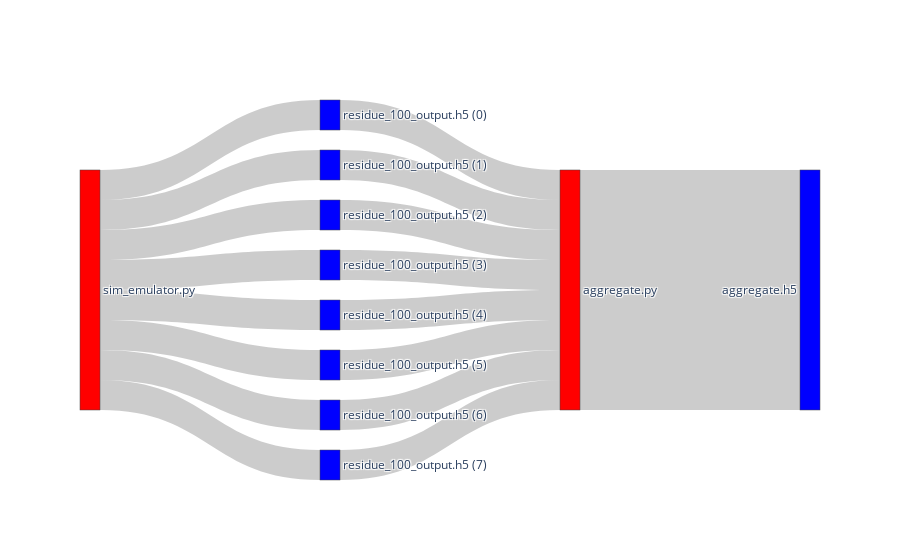

Here is the notebook cell this chart was saved with:
### Code cell
sd = SankeyData()

# sd_load_dset(dfsim,dfagg,sd,task_cnt)
sd_load_file(dfsim,dfagg,sd,task_cnt)

sd.set_block_size(65536)
sd.build_links(key='access_idx')

sd.set_output_suffix("vol-file")
sd.plot()

### Figure 1 — Plotly figure (JSON) as saved in the notebook; plotly's stock layout.template omitted (floating-point values rounded to 4 significant figures)
{"data": [{"link": {"label": ["read (~ 0 B)", "read (~ 2.1 MB)", "read (~ 0 B)", "read (~ 2.1 MB)", "read (~ 0 B)", "read (~ 2.1 MB)", "read (~ 0 B)", "read (~ 2.1 MB)", "read (~ 0 B)", "read (~ 2.1 MB)", "read (~ 0 B)", "read (~ 2.1 MB)", "read (~ 0 B)", "read (~ 2.1 MB)", "read (~ 0 B)", "read (~ 2.1 MB)", "read (~ 0 B)", "write (~ 2.1 MB)", "write (~ 0 B)", "write (~ 2.1 MB)", "write (~ 0 B)", "write (~ 2.1 MB)", "write (~ 0 B)", "write (~ 2.1 MB)", "write (~ 0 B)", "write (~ 2.1 MB)", "write (~ 0 B)", "write (~ 2.1 MB)", "write (~ 0 B)", "write (~ 2.1 MB)", "write (~ 0 B)", "write (~ 2.1 MB)", "write (~ 0 B)", "write (~ 16.82 MB)"], "source": [1, 1, 3, 3, 4, 4, 5, 5, 6, 6, 7, 7, 8, 8, 9, 9, 10, 0, 2, 0, 2, 0, 2, 0, 2, 0, 2, 0, 2, 0, 2, 0, 2, 2], "target": [0, 2, 0, 2, 0, 2, 0, 2, 0, 2, 0, 2, 0, 2, 0, 2, 2, 1, 1, 3, 3, 4, 4, 5, 5, 6, 6, 7, 7, 8, 8, 9, 9, 10], "value": [0, 2103964, 0, 2103084, 0, 2102240, 0, 2103960, 0, 2102316, 0, 2103952, 0, 2102704, 0, 2101864, 0, 2103964, 0, 2103084, 0, 2102240, 0, 2103960, 0, 2102316, 0, 2103952, 0, 2102704, 0, 2101864, 0, 16824084]}, "node": {"color": ["red", "blue", "red", "blue", "blue", "blue", "blue", "blue", "blue", "blue", "blue"], "label": ["sim_emulator.py", "residue_100_output.h5 (0)", "aggregate.py", "residue_100_output.h5 (1)", "residue_100_output.h5 (2)", "residue_100_output.h5 (3)", "residue_100_output.h5 (4)", "residue_100_output.h5 (5)", "residue_100_output.h5 (6)", "residue_100_output.h5 (7)", "aggregate.h5"]}, "type": "sankey"}], "layout": {}}
